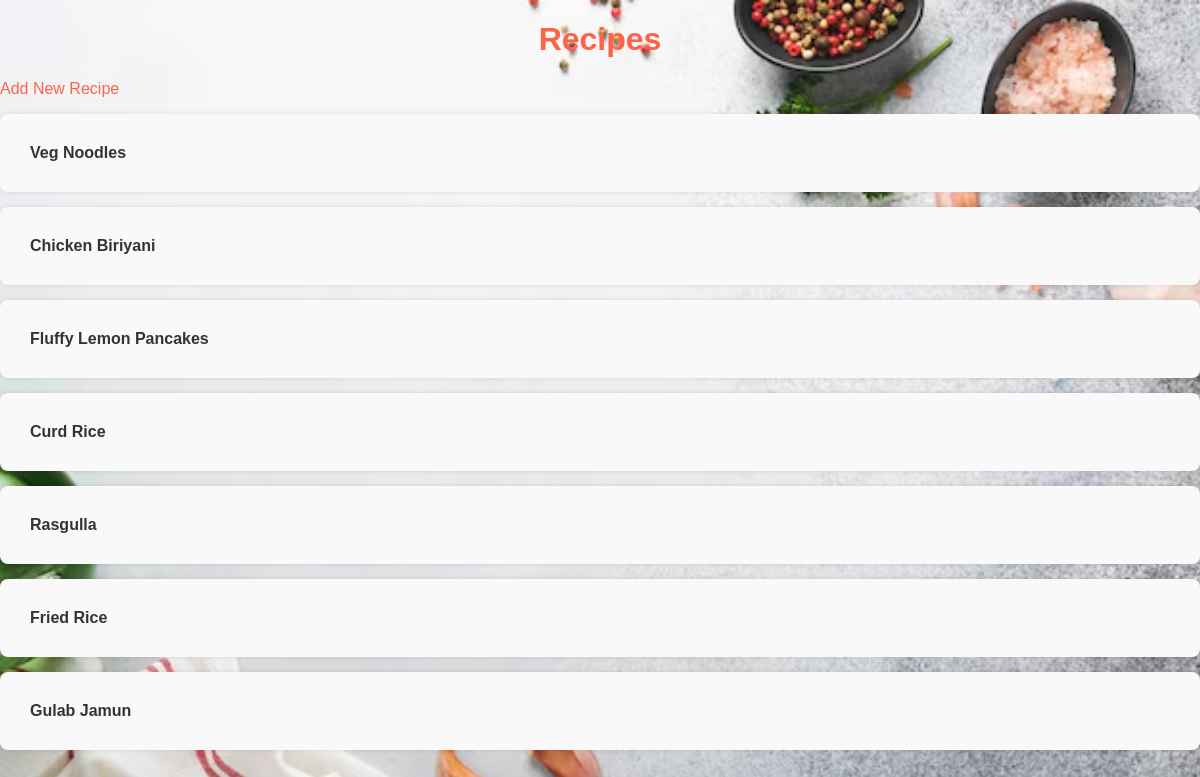
The page / on the database its author committed.
### recipes/models.py (models this page shows, shortened)
class Recipe(models.Model):
    title = models.CharField(max_length=100)
    ingredients = models.TextField()  # List of ingredients
    instructions = models.TextField(default='Instructions not provided')  # Default value
    image = models.ImageField(upload_to='recipes/')
    created_at = models.DateTimeField(auto_now_add=True)

### recipes/views.py (the view)
# urls.py: path('', views.recipe_list, name='recipe_list'),
def recipe_list(request):
    recipes = Recipe.objects.all()
    return render(request, 'recipes/recipe_list.html', {'recipes': recipes})

### recipes/templates/recipes/recipe_list.html (shortened to what this page needs)
<!DOCTYPE html>
<html lang="en">
<head>
    {% load static %}
    <link rel="stylesheet" href="{% static 'css/style.css' %}">
</head>
<body>
    <h1>Recipes</h1>
    <a href="{% url 'add_recipe' %}">Add New Recipe</a>
    <ul>
        {% for recipe in recipes %}
            <li>
                <a href="{% url 'recipe_detail' recipe.pk %}">{{ recipe.title }}</a>
            </li>
        {% endfor %}
    </ul>
</body>
</html>

### recipes/static/css/style.css (style rules this page uses)
body { font-family: 'Arial', sans-serif; margin: 0; padding: 0; background: url('/static/images/backg.avif') no-repeat center center fixed; background-size: cover; color: #333; }
h1, h2, h3 { text-align: center; color: #FF6347; }
a { text-decoration: none; color: #FF6347; }
ul { list-style-type: none; padding: 0; }
li { margin: 15px 0; padding: 15px; background-color: #f9f9f9; border-radius: 8px; box-shadow: 0 0 5px rgba(0, 0, 0, 0.1); }
li a { display: block; padding: 15px; font-weight: bold; color: #333; transition: background-color 0.3s, color 0.3s; }

### rows shown on the page
Recipe: title "Veg Noodles"
Recipe: title "Chicken Biriyani"
Recipe: title "Fluffy Lemon Pancakes"
Recipe: title "Curd Rice"
Recipe: title "Rasgulla"
Recipe: title "Fried Rice"
Recipe: title "Gulab Jamun"
